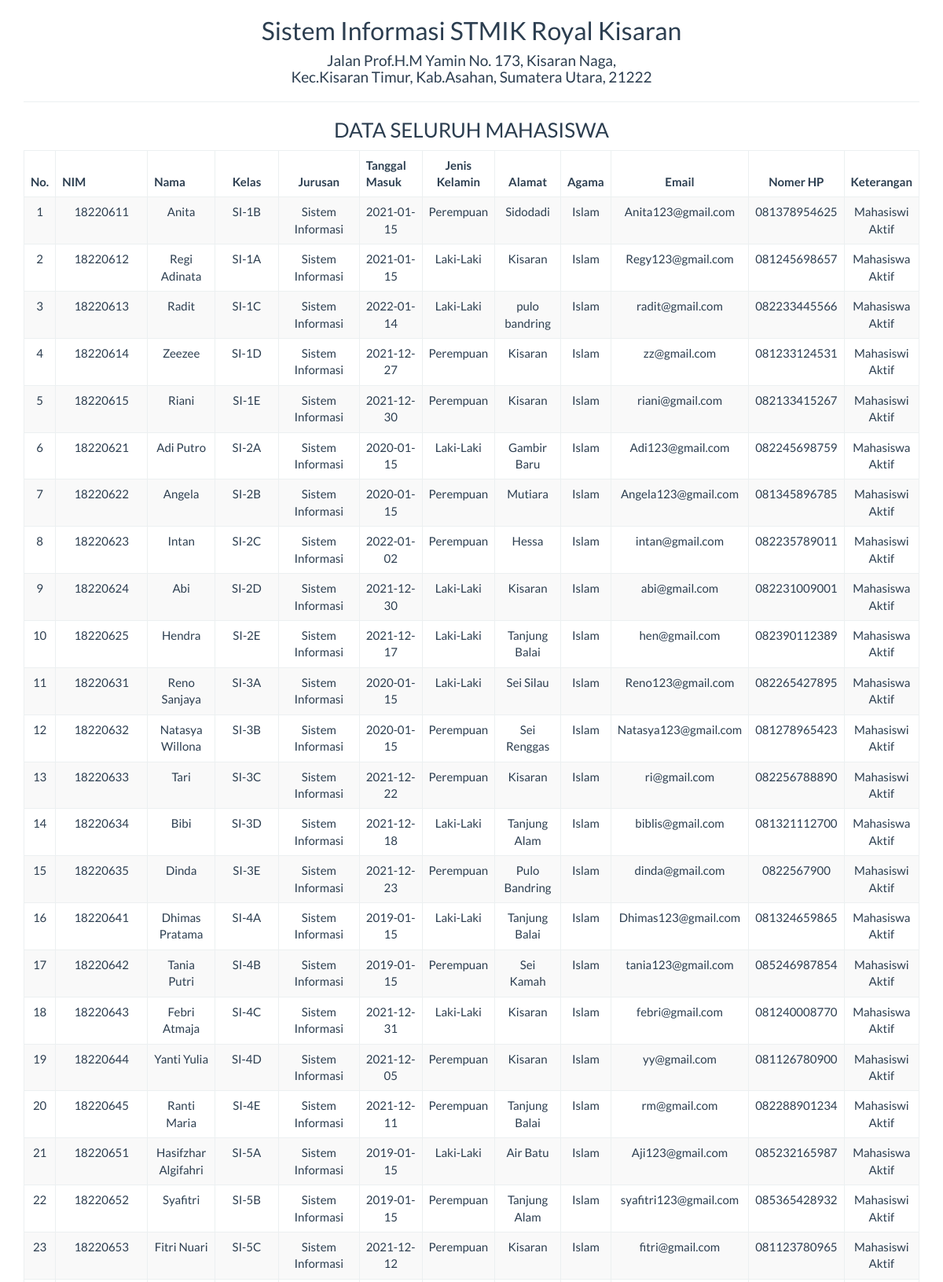
The app's page /report/mahasiswa_semua.php (upper part) with its own data.
### tables this page shows
CREATE TABLE `mahasiswa` (
  `NIM` int(20) NOT NULL,
  `Nama` varchar(100) NOT NULL,
  `Kelas` varchar(50) NOT NULL,
  `Jurusan` varchar(50) NOT NULL,
  `Tahun_Masuk` date NOT NULL,
  `Jenis_Kelamin` varchar(20) NOT NULL,
  `Alamat` varchar(100) NOT NULL,
  `Agama` varchar(20) NOT NULL,
  `Email` varchar(100) NOT NULL,
  `Nomer_Hp` varchar(13) NOT NULL,
  `Keterangan` varchar(200) NOT NULL
);

### report/mahasiswa_semua.php (the view, shortened to what this page needs)
<!DOCTYPE html>
<html>
    <head>
        <link href="../Assets/css/bootstrap.min.css" rel="stylesheet" type="text/css"/>
    </head>
    <body onload="print()">
        <?php
        include '../config/koneksi.php';
        ?>
        <div class="container">
            <div class='row'>
                <div class="col-sm-12">
                    <div class="text-center">
                        <h2>Sistem Informasi STMIK Royal Kisaran </h2>
                        <h4>Jalan Prof.H.M Yamin No. 173, Kisaran Naga, <br> Kec.Kisaran Timur, Kab.Asahan, Sumatera Utara, 21222</h4>
                        <hr>
                        <h3>DATA SELURUH MAHASISWA</h3>
                        <table class="table table-bordered table-striped table-hover">
                        <tbody>
                                <thead>
								<tr>
									<th>No.</th><th width="18%">NIM</th><th>Nama</th><th width="14%"><center>Kelas </center></th><th width="15%"><center>Jurusan</center></th><th width="10%">Tanggal Masuk</th><th><center>Jenis Kelamin</center></th><th><center>Alamat</center></th>
                                    <th><center>Agama</center></th><th><center>Email</center></th><th><center>Nomer HP</center></th><th><center>Keterangan</center></th>
								</tr>
								</thead>
							<tbody>
                            <?php
                            $sql = "SELECT * FROM mahasiswa";
                            $query = mysqli_query($koneksi, $sql) or die("SQL Anda Salah");
                            $nomor = 0;
                            while ($data = mysqli_fetch_array($query)) {
                                $nomor++;
                                ?>
                                <tr>
                                    <td><?= $nomor ?></td>
									<td><?= $data['NIM'] ?></td>
                                    <td><?= $data['Nama'] ?></td>
                                    <td><?= $data['Kelas'] ?></td>
                                    <td><?= $data['Jurusan'] ?></td>
                                    <td><?= $data['Tahun_Masuk'] ?></td>
                                    <td><?= $data['Jenis_Kelamin'] ?></td>
                                     <td><?= $data['Alamat'] ?></td>
                                    <td><?= $data['Agama'] ?></td>
                                    <td><?= $data['Email'] ?></td>
                                    <td><?= $data['Nomer_Hp'] ?></td>
                                    <td><?= $data['Keterangan'] ?></td>
                                </tr>
                            <?php } ?>
							</tbody>
                        </tbody>
                        </table>
                    </div>
                </div>
            </div>
    </body>
</html>

### records on screen
mahasiswa: NIM "18220611", Nama "Anita", Kelas "SI-1B", Jurusan "Sistem Informasi", Tahun_Masuk "2021-01-15", Jenis_Kelamin "Perempuan", Alamat "Sidodadi", Agama "Islam", Email "Anita123@gmail.com", Nomer_Hp "081378954625", Keterangan "Mahasiswi Aktif"
mahasiswa: NIM "18220612", Nama "Regi Adinata", Kelas "SI-1A", Jurusan "Sistem Informasi", Tahun_Masuk "2021-01-15", Jenis_Kelamin "Laki-Laki", Alamat "Kisaran", Agama "Islam", Email "Regy123@gmail.com", Nomer_Hp "081245698657", Keterangan "Mahasiswa Aktif"
mahasiswa: NIM "18220613", Nama "Radit", Kelas "SI-1C", Jurusan "Sistem Informasi", Tahun_Masuk "2022-01-14", Jenis_Kelamin "Laki-Laki", Alamat "pulo bandring", Agama "Islam", Email "radit@gmail.com", Nomer_Hp "082233445566", Keterangan "Mahasiswa Aktif"
mahasiswa: NIM "18220614", Nama "Zeezee", Kelas "SI-1D", Jurusan "Sistem Informasi", Tahun_Masuk "2021-12-27", Jenis_Kelamin "Perempuan", Alamat "Kisaran", Agama "Islam", Email "zz@gmail.com", Nomer_Hp "081233124531", Keterangan "Mahasiswi Aktif"
mahasiswa: NIM "18220615", Nama "Riani", Kelas "SI-1E", Jurusan "Sistem Informasi", Tahun_Masuk "2021-12-30", Jenis_Kelamin "Perempuan", Alamat "Kisaran", Agama "Islam", Email "riani@gmail.com", Nomer_Hp "082133415267", Keterangan "Mahasiswi Aktif"
mahasiswa: NIM "18220621", Nama "Adi Putro", Kelas "SI-2A", Jurusan "Sistem Informasi", Tahun_Masuk "2020-01-15", Jenis_Kelamin "Laki-Laki", Alamat "Gambir Baru", Agama "Islam", Email "Adi123@gmail.com", Nomer_Hp "082245698759", Keterangan "Mahasiswa Aktif"
mahasiswa: NIM "18220622", Nama "Angela", Kelas "SI-2B", Jurusan "Sistem Informasi", Tahun_Masuk "2020-01-15", Jenis_Kelamin "Perempuan", Alamat "Mutiara", Agama "Islam", Email "Angela123@gmail.com", Nomer_Hp "081345896785", Keterangan "Mahasiswi Aktif"
mahasiswa: NIM "18220623", Nama "Intan", Kelas "SI-2C", Jurusan "Sistem Informasi", Tahun_Masuk "2022-01-02", Jenis_Kelamin "Perempuan", Alamat "Hessa", Agama "Islam", Email "intan@gmail.com", Nomer_Hp "082235789011", Keterangan "Mahasiswi Aktif"
mahasiswa: NIM "18220624", Nama "Abi", Kelas "SI-2D", Jurusan "Sistem Informasi", Tahun_Masuk "2021-12-30", Jenis_Kelamin "Laki-Laki", Alamat "Kisaran", Agama "Islam", Email "abi@gmail.com", Nomer_Hp "082231009001", Keterangan "Mahasiswa Aktif"
mahasiswa: NIM "18220625", Nama "Hendra", Kelas "SI-2E", Jurusan "Sistem Informasi", Tahun_Masuk "2021-12-17", Jenis_Kelamin "Laki-Laki", Alamat "Tanjung Balai", Agama "Islam", Email "hen@gmail.com", Nomer_Hp "082390112389", Keterangan "Mahasiswa Aktif"
mahasiswa: NIM "18220631", Nama "Reno Sanjaya", Kelas "SI-3A", Jurusan "Sistem Informasi", Tahun_Masuk "2020-01-15", Jenis_Kelamin "Laki-Laki", Alamat "Sei Silau", Agama "Islam", Email "Reno123@gmail.com", Nomer_Hp "082265427895", Keterangan "Mahasiswa Aktif"
mahasiswa: NIM "18220632", Nama "Natasya Willona", Kelas "SI-3B", Jurusan "Sistem Informasi", Tahun_Masuk "2020-01-15", Jenis_Kelamin "Perempuan", Alamat "Sei Renggas", Agama "Islam", Email "Natasya123@gmail.com", Nomer_Hp "081278965423", Keterangan "Mahasiswi Aktif"
mahasiswa: NIM "18220633", Nama "Tari", Kelas "SI-3C", Jurusan "Sistem Informasi", Tahun_Masuk "2021-12-22", Jenis_Kelamin "Perempuan", Alamat "Kisaran", Agama "Islam", Email "ri@gmail.com", Nomer_Hp "082256788890", Keterangan "Mahasiswi Aktif"
mahasiswa: NIM "18220634", Nama "Bibi", Kelas "SI-3D", Jurusan "Sistem Informasi", Tahun_Masuk "2021-12-18", Jenis_Kelamin "Laki-Laki", Alamat "Tanjung Alam", Agama "Islam", Email "biblis@gmail.com", Nomer_Hp "081321112700", Keterangan "Mahasiswa Aktif"
mahasiswa: NIM "18220635", Nama "Dinda", Kelas "SI-3E", Jurusan "Sistem Informasi", Tahun_Masuk "2021-12-23", Jenis_Kelamin "Perempuan", Alamat "Pulo Bandring", Agama "Islam", Email "dinda@gmail.com", Nomer_Hp "0822567900", Keterangan "Mahasiswi Aktif"
mahasiswa: NIM "18220641", Nama "Dhimas Pratama", Kelas "SI-4A", Jurusan "Sistem Informasi", Tahun_Masuk "2019-01-15", Jenis_Kelamin "Laki-Laki", Alamat "Tanjung Balai", Agama "Islam", Email "Dhimas123@gmail.com", Nomer_Hp "081324659865", Keterangan "Mahasiswa Aktif"
mahasiswa: NIM "18220642", Nama "Tania Putri", Kelas "SI-4B", Jurusan "Sistem Informasi", Tahun_Masuk "2019-01-15", Jenis_Kelamin "Perempuan", Alamat "Sei Kamah", Agama "Islam", Email "tania123@gmail.com", Nomer_Hp "085246987854", Keterangan "Mahasiswi Aktif"
mahasiswa: NIM "18220643", Nama "Febri Atmaja", Kelas "SI-4C", Jurusan "Sistem Informasi", Tahun_Masuk "2021-12-31", Jenis_Kelamin "Laki-Laki", Alamat "Kisaran", Agama "Islam", Email "febri@gmail.com", Nomer_Hp "081240008770", Keterangan "Mahasiswa Aktif"
mahasiswa: NIM "18220644", Nama "Yanti Yulia", Kelas "SI-4D", Jurusan "Sistem Informasi", Tahun_Masuk "2021-12-05", Jenis_Kelamin "Perempuan", Alamat "Kisaran", Agama "Islam", Email "yy@gmail.com", Nomer_Hp "081126780900", Keterangan "Mahasiswi Aktif"
mahasiswa: NIM "18220645", Nama "Ranti Maria", Kelas "SI-4E", Jurusan "Sistem Informasi", Tahun_Masuk "2021-12-11", Jenis_Kelamin "Perempuan", Alamat "Tanjung Balai", Agama "Islam", Email "rm@gmail.com", Nomer_Hp "082288901234", Keterangan "Mahasiswi Aktif"
mahasiswa: NIM "18220651", Nama "Hasifzhar Algifahri", Kelas "SI-5A", Jurusan "Sistem Informasi", Tahun_Masuk "2019-01-15", Jenis_Kelamin "Laki-Laki", Alamat "Air Batu", Agama "Islam", Email "Aji123@gmail.com", Nomer_Hp "085232165987", Keterangan "Mahasiswa Aktif"
mahasiswa: NIM "18220652", Nama "Syafitri", Kelas "SI-5B", Jurusan "Sistem Informasi", Tahun_Masuk "2019-01-15", Jenis_Kelamin "Perempuan", Alamat "Tanjung Alam", Agama "Islam", Email "syafitri123@gmail.com", Nomer_Hp "085365428932", Keterangan "Mahasiswi Aktif"
mahasiswa: NIM "18220653", Nama "Fitri Nuari", Kelas "SI-5C", Jurusan "Sistem Informasi", Tahun_Masuk "2021-12-12", Jenis_Kelamin "Perempuan", Alamat "Kisaran", Agama "Islam", Email "fitri@gmail.com", Nomer_Hp "081123780965", Keterangan "Mahasiswi Aktif"
